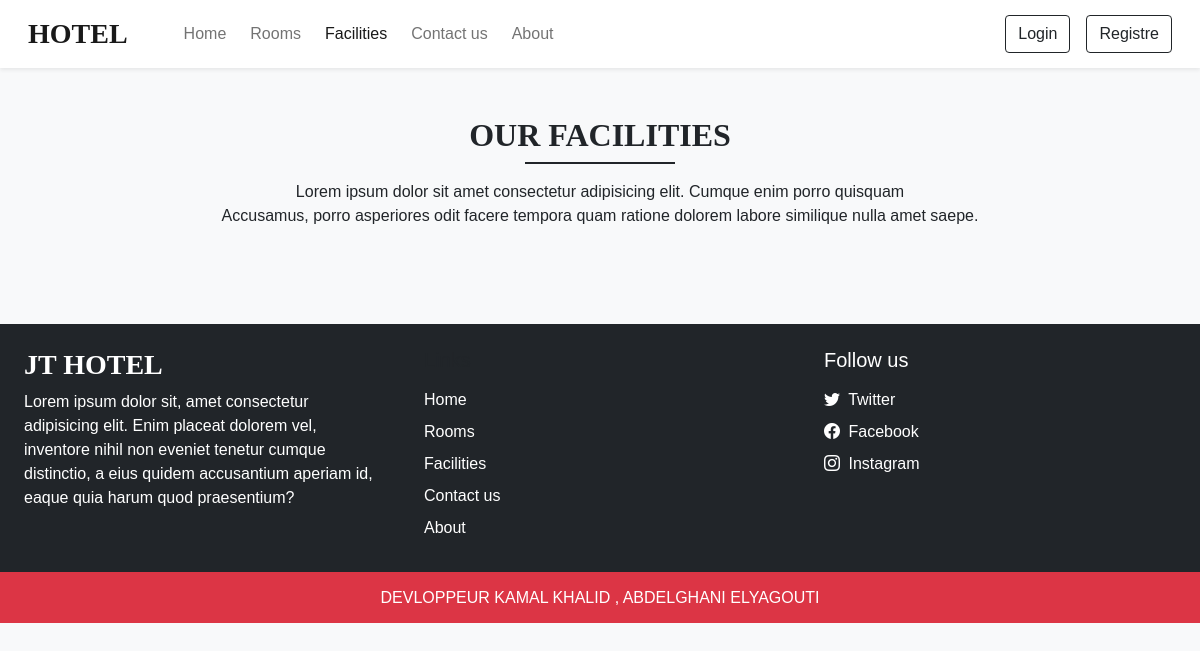
The app's page /facilities.php, older data.
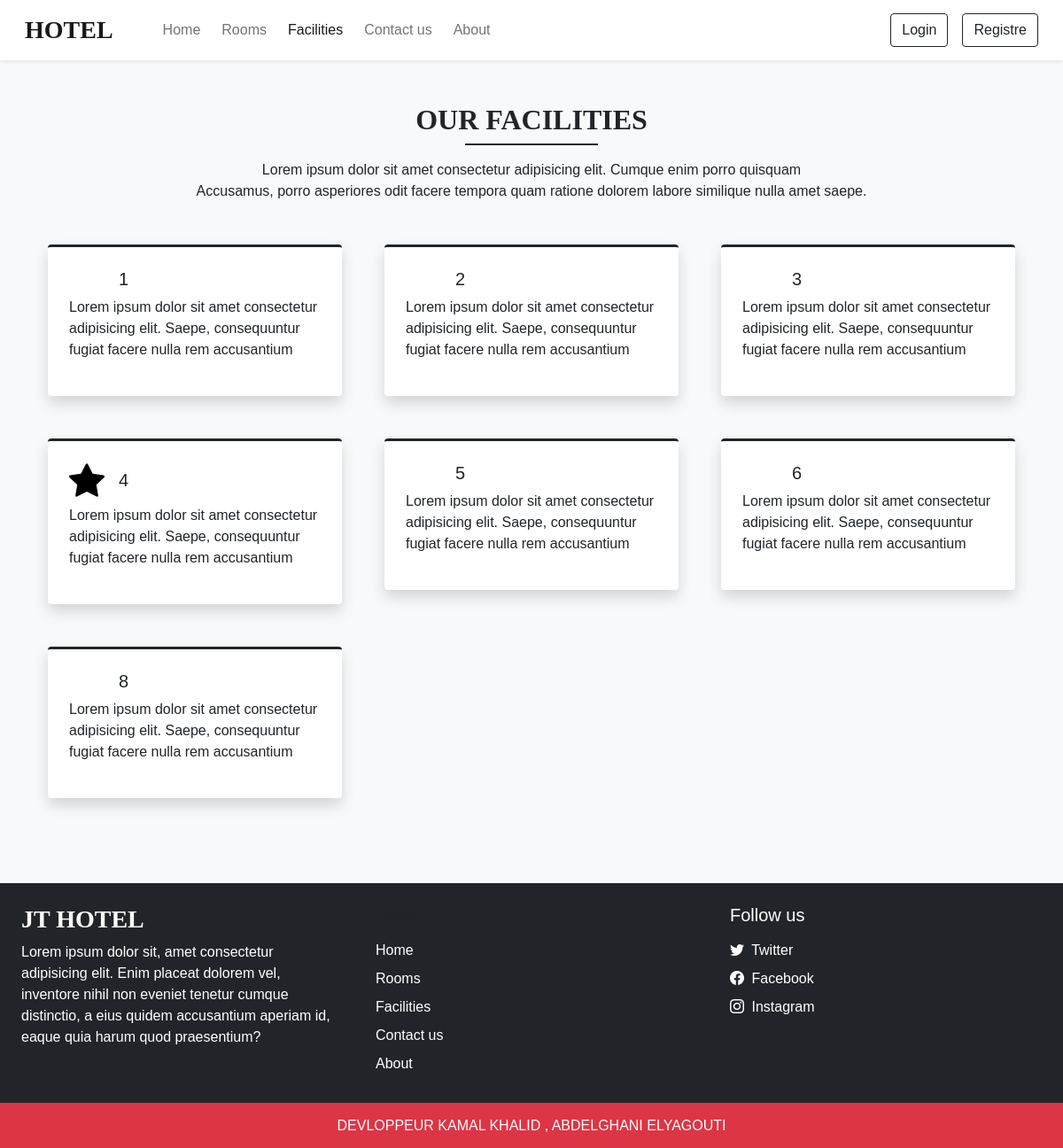
The same page, newer data.
### tables this page shows
CREATE TABLE `facilities` (
  `id` int(11) NOT NULL,
  `icon` varchar(100) NOT NULL,
  `name` varchar(50) NOT NULL,
  `description` varchar(250) NOT NULL
);

### admin/inc/db_config.php (called while the page is built, shortened)
<?php
function selectAll($table)
{
    $con = $GLOBALS['con'];
    $res = mysqli_query($con, "SELECT * FROM $table ");
    return $res ;
}
?>

### facilities.php (the view, shortened to what this page needs)
<!DOCTYPE html>
<html lang="en">
<head>
    <?php require ('inc/links.php') ?>
</head>
<body class="bg-light">
    <?php
    require ('inc/header.php');
    ?>
    <div class="my-5 px-4">
        <h2 class="fw-bold h-font text-center">OUR FACILITIES</h2>
        <div class="h-line bg-dark "></div>
        <p class="text-center mt-3">Lorem ipsum dolor sit amet consectetur adipisicing elit. Cumque enim porro quisquam
            <br> Accusamus, porro asperiores odit facere tempora quam ratione dolorem labore similique nulla
            amet saepe.
        </p>
    </div>
    <div class="container">
        <div class="row">
            <?php
            $res = selectAll('facilities');
            $path = FACILITIES_IMG_PATH;
            while ($row = mysqli_fetch_assoc($res)) {
                echo <<<data
                         <div class="col-lg-4 col-md-6 mb-5 px-4 ">
                             <div class="bg-white rounded  shadow p-4 border-top border-3 border-dark pop">
                                 <div class="d-flex align-items-center mb-2">
                                     <img src="$path/$row[icon]" width="40px" alt="">
                                     <h5 class="m-0 ms-3">$row[name]</h5>
                                 </div>
                                 <p>$row[description]</p>
                              </div>
                          </div>
                        data;
            }
            ?>
        </div>
    </div>
    <?php require ('inc/footer.php'); ?>
</body>
</html>

Row changes from the older to the newer data that the page shows:
added facilities: name "1", description "Lorem ipsum dolor sit amet consectetur adipisicing elit. Saepe, consequuntur fugiat facere nulla rem accusantium"
added facilities: name "2", description "Lorem ipsum dolor sit amet consectetur adipisicing elit. Saepe, consequuntur fugiat facere nulla rem accusantium"
added facilities: name "3", description "Lorem ipsum dolor sit amet consectetur adipisicing elit. Saepe, consequuntur fugiat facere nulla rem accusantium"
added facilities: icon (picture), name "4", description "Lorem ipsum dolor sit amet consectetur adipisicing elit. Saepe, consequuntur fugiat facere nulla rem accusantium"
added facilities: name "5", description "Lorem ipsum dolor sit amet consectetur adipisicing elit. Saepe, consequuntur fugiat facere nulla rem accusantium"
added facilities: name "6", description "Lorem ipsum dolor sit amet consectetur adipisicing elit. Saepe, consequuntur fugiat facere nulla rem accusantium"
added facilities: name "8", description "Lorem ipsum dolor sit amet consectetur adipisicing elit. Saepe, consequuntur fugiat facere nulla rem accusantium"
